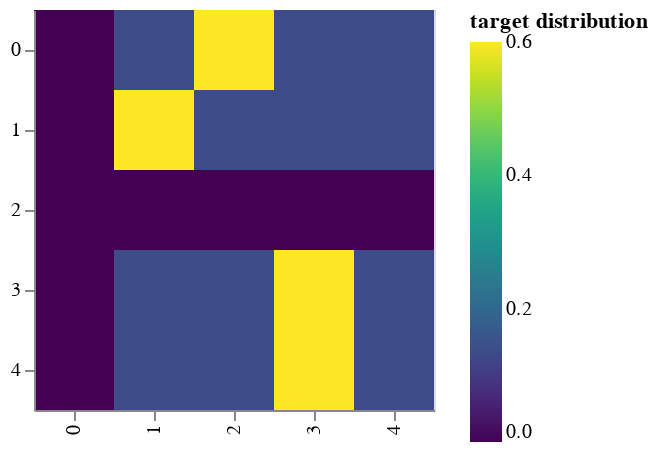

The code cell stored with this chart in its notebook:
### Markdown cell above
> Here we can see an example of how the mass is distributed to the
> words based on confidence.

### Code cell
# Example of label smoothing.


def example_label_smoothing():
    crit = LabelSmoothing(5, 0, 0.4)
    predict = torch.FloatTensor(
        [
            [0, 0.2, 0.7, 0.1, 0],
            [0, 0.2, 0.7, 0.1, 0],
            [0, 0.2, 0.7, 0.1, 0],
            [0, 0.2, 0.7, 0.1, 0],
            [0, 0.2, 0.7, 0.1, 0],
        ]
    )
    crit(x=predict.log(), target=torch.LongTensor([2, 1, 0, 3, 3]))
    LS_data = pd.concat(
        [
            pd.DataFrame(
                {
                    "target distribution": crit.true_dist[x, y].flatten(),
                    "columns": y,
                    "rows": x,
                }
            )
            for y in range(5)
            for x in range(5)
        ]
    )

    return (
        alt.Chart(LS_data)
        .mark_rect(color="Blue", opacity=1)
        .properties(height=200, width=200)
        .encode(
            alt.X("columns:O", title=None),
            alt.Y("rows:O", title=None),
            alt.Color(
                "target distribution:Q", scale=alt.Scale(scheme="viridis")
            ),
        )
        .interactive()
    )


show_example(example_label_smoothing)

### Figure 1 — Vega-Lite specification as saved in the notebook (floating-point values rounded to 4 significant figures)
{"config": {"view": {"continuousWidth": 300, "continuousHeight": 300}}, "data": {"name": "data-657da60f13fd21ce0024d47b52e08641"}, "mark": {"type": "rect", "color": "Blue", "opacity": 1}, "encoding": {"color": {"field": "target distribution", "scale": {"scheme": "viridis"}, "type": "quantitative"}, "x": {"field": "columns", "title": null, "type": "ordinal"}, "y": {"field": "rows", "title": null, "type": "ordinal"}}, "height": 200, "params": [{"name": "param_3", "select": {"type": "interval", "encodings": ["x", "y"]}, "bind": "scales"}], "width": 200, "$schema": "https://vega.github.io/schema/vega-lite/v5.15.1.json", "datasets": {"data-657da60f13fd21ce0024d47b52e08641": [{"target distribution": 0.0, "columns": 0, "rows": 0}, {"target distribution": 0.0, "columns": 0, "rows": 1}, {"target distribution": 0.0, "columns": 0, "rows": 2}, {"target distribution": 0.0, "columns": 0, "rows": 3}, {"target distribution": 0.0, "columns": 0, "rows": 4}, {"target distribution": 0.1333, "columns": 1, "rows": 0}, {"target distribution": 0.6, "columns": 1, "rows": 1}, {"target distribution": 0.0, "columns": 1, "rows": 2}, {"target distribution": 0.1333, "columns": 1, "rows": 3}, {"target distribution": 0.1333, "columns": 1, "rows": 4}, {"target distribution": 0.6, "columns": 2, "rows": 0}, {"target distribution": 0.1333, "columns": 2, "rows": 1}, {"target distribution": 0.0, "columns": 2, "rows": 2}, {"target distribution": 0.1333, "columns": 2, "rows": 3}, {"target distribution": 0.1333, "columns": 2, "rows": 4}, {"target distribution": 0.1333, "columns": 3, "rows": 0}, {"target distribution": 0.1333, "columns": 3, "rows": 1}, {"target distribution": 0.0, "columns": 3, "rows": 2}, {"target distribution": 0.6, "columns": 3, "rows": 3}, {"target distribution": 0.6, "columns": 3, "rows": 4}, {"target distribution": 0.1333, "columns": 4, "rows": 0}, {"target distribution": 0.1333, "columns": 4, "rows": 1}, {"target distribution": 0.0, "columns": 4, "rows": 2}, {"target distribution": 0.1333, "columns": 4, "rows": 3}, {"target distribution": 0.1333, "columns": 4, "rows": 4}]}}
